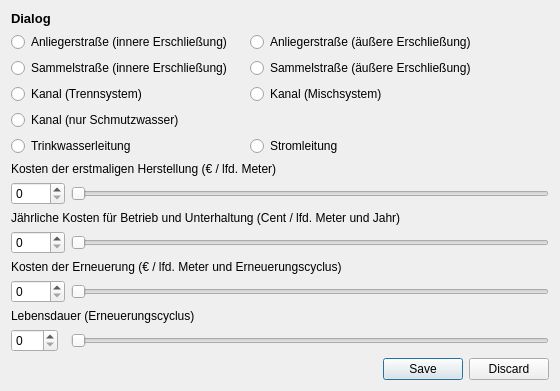
          <widget class="QWidget" name="scrollAreaWidgetContents_3">
           <property name="geometry">
            <rect>
             <x>0</x>
             <y>0</y>
             <width>560</width>
             <height>371</height>
            </rect>
           </property>
           <layout class="QGridLayout" name="gridLayout_17">
            <item row="5" column="0">
             <widget class="QRadioButton" name="radioButton_9">
              <property name="text">
               <string>Kanal (Trennsystem)</string>
              </property>
             </widget>
            </item>
            <item row="7" column="3">
             <widget class="QRadioButton" name="radioButton_11">
              <property name="text">
               <string>Stromleitung</string>
              </property>
             </widget>
            </item>
            <item row="3" column="0">
             <widget class="QRadioButton" name="radioButton_7">
              <property name="text">
               <string>Sammelstraße (innere Erschließung)</string>
              </property>
             </widget>
            </item>
            <item row="2" column="0">
             <widget class="QRadioButton" name="radioButton_3">
              <property name="text">
               <string>Anliegerstraße (innere Erschließung)</string>
              </property>
             </widget>
            </item>
            <item row="3" column="3">
             <widget class="QRadioButton" name="radioButton_8">
              <property name="text">
               <string>Sammelstraße (äußere Erschließung)</string>
              </property>
             </widget>
            </item>
            <item row="7" column="0">
             <widget class="QRadioButton" name="radioButton_6">
              <property name="sizePolicy">
               <sizepolicy hsizetype="Minimum" vsizetype="Fixed">
                <horstretch>0</horstretch>
                <verstretch>0</verstretch>
               </sizepolicy>
              </property>
              <property name="text">
               <string>Trinkwasserleitung</string>
              </property>
             </widget>
            </item>
            <item row="8" column="0" colspan="5">
             <layout class="QGridLayout" name="gridLayout_18">
              <item row="3" column="0">
               <widget class="QSpinBox" name="spinBox_27">
                <property name="sizePolicy">
                 <sizepolicy hsizetype="Fixed" vsizetype="Fixed">
                  <horstretch>0</horstretch>
                  <verstretch>0</verstretch>
                 </sizepolicy>
                </property>
                <property name="maximum">
                 <number>2000</number>
                </property>
               </widget>
              </item>
              <item row="5" column="0">
               <widget class="QSpinBox" name="spinBox_28">
                <property name="sizePolicy">
                 <sizepolicy hsizetype="Fixed" vsizetype="Fixed">
                  <horstretch>0</horstretch>
                  <verstretch>0</verstretch>
                 </sizepolicy>
                </property>
                <property name="maximum">
                 <number>2000</number>
                </property>
               </widget>
              </item>
              <item row="7" column="1">
               <widget class="QSlider" name="horizontalSlider_19">
                <property name="orientation">
                 <enum>Qt::Horizontal</enum>
                </property>
               </widget>
              </item>
              <item row="5" column="1">
               <widget class="QSlider" name="horizontalSlider_18">
                <property name="orientation">
                 <enum>Qt::Horizontal</enum>
                </property>
               </widget>
              </item>
              <item row="7" column="0">
               <widget class="QSpinBox" name="spinBox_29">
                <property name="sizePolicy">
                 <sizepolicy hsizetype="Fixed" vsizetype="Fixed">
                  <horstretch>0</horstretch>
                  <verstretch>0</verstretch>
                 </sizepolicy>
                </property>
                <property name="maximum">
                 <number>100</number>
                </property>
               </widget>
              </item>
              <item row="1" column="0">
               <widget class="QSpinBox" name="spinBox_26">
                <property name="sizePolicy">
                 <sizepolicy hsizetype="Fixed" vsizetype="Fixed">
                  <horstretch>0</horstretch>
                  <verstretch>0</verstretch>
                 </sizepolicy>
                </property>
                <property name="maximum">
                 <number>2000</number>
                </property>
               </widget>
              </item>
              <item row="1" column="1">
               <widget class="QSlider" name="horizontalSlider_16">
                <property name="orientation">
                 <enum>Qt::Horizontal</enum>
                </property>
               </widget>
              </item>
              <item row="3" column="1">
               <widget class="QSlider" name="horizontalSlider_17">
                <property name="orientation">
                 <enum>Qt::Horizontal</enum>
                </property>
               </widget>
              </item>
              <item row="0" column="0" colspan="2">
               <widget class="QLabel" name="label_54">
                <property name="sizePolicy">
                 <sizepolicy hsizetype="Fixed" vsizetype="Fixed">
                  <horstretch>0</horstretch>
                  <verstretch>0</verstretch>
                 </sizepolicy>
                </property>
                <property name="text">
                 <string>Kosten der erstmaligen Herstellung (€ / lfd. Meter)</string>
                </property>
               </widget>
              </item>
              <item row="2" column="0" colspan="2">
               <widget class="QLabel" name="label_55">
                <property name="sizePolicy">
                 <sizepolicy hsizetype="Fixed" vsizetype="Fixed">
                  <horstretch>0</horstretch>
                  <verstretch>0</verstretch>
                 </sizepolicy>
                </property>
                <property name="text">
                 <string>Jährliche Kosten für Betrieb und Unterhaltung (Cent / lfd. Meter und Jahr)</string>
                </property>
               </widget>
              </item>
              <item row="4" column="0" colspan="2">
               <widget class="QLabel" name="label_56">
                <property name="sizePolicy">
                 <sizepolicy hsizetype="Fixed" vsizetype="Fixed">
                  <horstretch>0</horstretch>
                  <verstretch>0</verstretch>
                 </sizepolicy>
                </property>
                <property name="text">
                 <string>Kosten der Erneuerung (€ / lfd. Meter und Erneuerungscyclus)</string>
                </property>
               </widget>
              </item>
              <item row="6" column="0" colspan="2">
               <widget class="QLabel" name="label_57">
                <property name="sizePolicy">
                 <sizepolicy hsizetype="Fixed" vsizetype="Fixed">
                  <horstretch>0</horstretch>
                  <verstretch>0</verstretch>
                 </sizepolicy>
                </property>
                <property name="text">
                 <string>Lebensdauer (Erneuerungscyclus)</string>
                </property>
               </widget>
              </item>
             </layout>
            </item>
            <item row="5" column="3">
             <widget class="QRadioButton" name="radioButton_5">
              <property name="text">
               <string>Kanal (Mischsystem)</string>
              </property>
             </widget>
            </item>
            <item row="6" column="0">
             <widget class="QRadioButton" name="radioButton_10">
              <property name="text">
               <string>Kanal (nur Schmutzwasser)</string>
              </property>
             </widget>
            </item>
            <item row="2" column="4">
             <spacer name="horizontalSpacer_9">
              <property name="orientation">
               <enum>Qt::Horizontal</enum>
              </property>
              <property name="sizeHint" stdset="0">
               <size>
                <width>40</width>
                <height>20</height>
               </size>
              </property>
             </spacer>
            </item>
            <item row="2" column="3">
             <widget class="QRadioButton" name="radioButton_4">
              <property name="text">
               <string>Anliegerstraße (äußere Erschließung)</string>
              </property>
             </widget>
            </item>
            <item row="9" column="0" colspan="5">
             <widget class="QDialogButtonBox" name="buttonBox">
              <property name="standardButtons">
               <set>QDialogButtonBox::Discard|QDialogButtonBox::Save</set>
              </property>
             </widget>
            </item>
            <item row="0" column="0">
             <widget class="QLabel" name="label_3">
              <property name="font">
               <font>
                <pointsize>10</pointsize>
                <weight>75</weight>
                <bold>true</bold>
               </font>
              </property>
              <property name="text">
               <string>Dialog</string>
              </property>
             </widget>
            </item>
           </layout>
          </widget>
